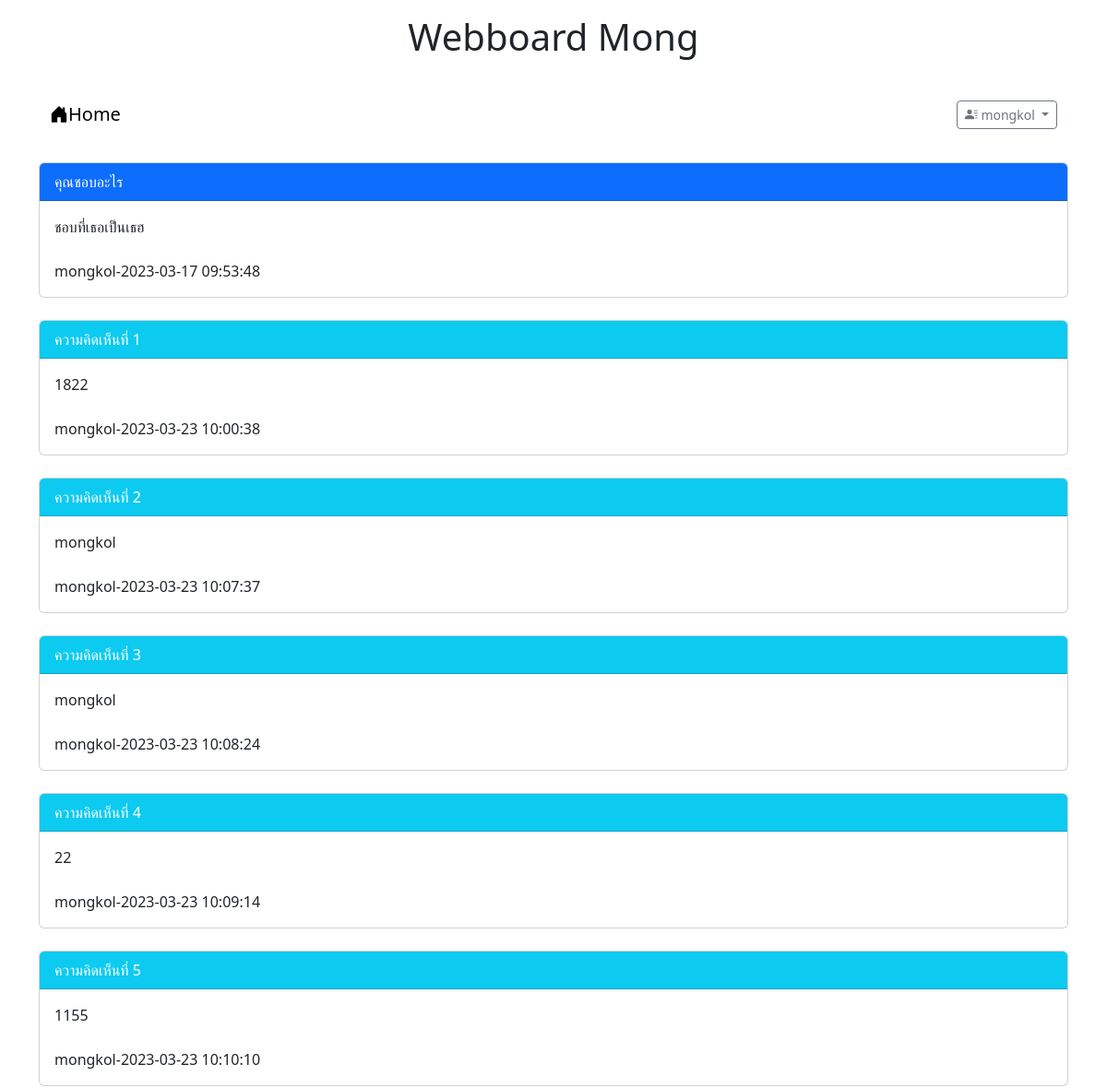
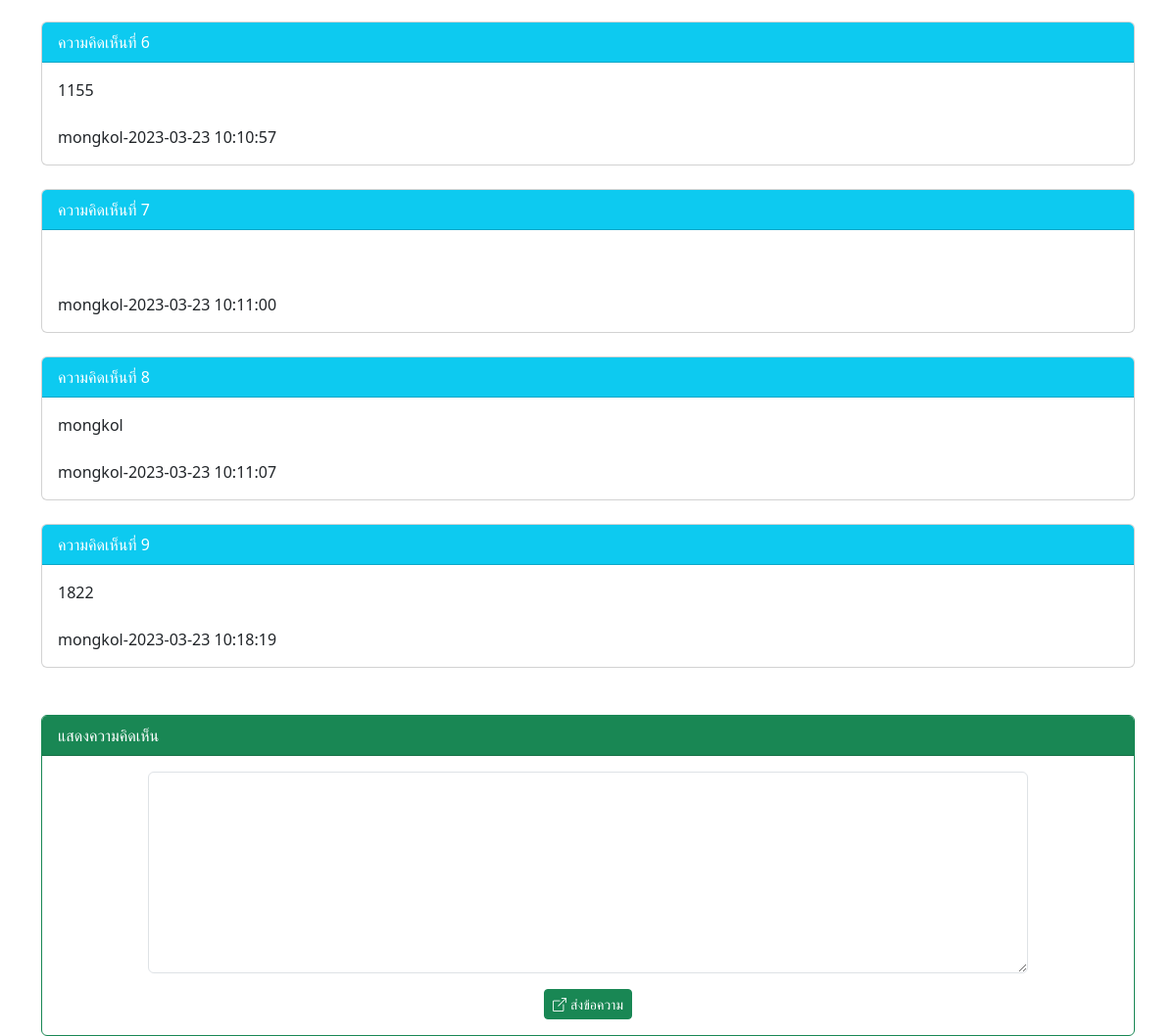
Screenshot of /php/src/post.php?id=7 (signed in) with the database file from the repository (2 pictures, top to bottom).
### tables this page shows
CREATE TABLE `post` (
  `id` int(11) NOT NULL,
  `title` varchar(128) NOT NULL,
  `content` varchar(2048) NOT NULL,
  `post_date` datetime NOT NULL,
  `cat_id` int(11) NOT NULL,
  `user_id` int(11) NOT NULL
);

CREATE TABLE `user` (
  `id` int(11) NOT NULL,
  `login` varchar(32) NOT NULL,
  `password` varchar(64) NOT NULL,
  `name` varchar(64) NOT NULL,
  `gender` char(1) NOT NULL,
  `email` varchar(32) NOT NULL,
  `role` char(1) NOT NULL
);

CREATE TABLE `comment` (
  `id` int(11) NOT NULL,
  `content` varchar(20148) NOT NULL,
  `post_date` datetime NOT NULL,
  `user_id` int(11) NOT NULL,
  `post_id` int(11) NOT NULL
);

### php/src/post.php (the view, shortened to what this page needs)
<!DOCTYPE html>
<html lang="en">
<head>
    <link href="https://cdn.jsdelivr.net/npm/bootstrap@5.3.0-alpha1/dist/css/bootstrap.min.css" rel="stylesheet"
>
    <link rel="stylesheet" href="https://cdn.jsdelivr.net/npm/bootstrap-icons@1.10.3/font/bootstrap-icons.css">
</head>
<body>
    <div class="container">
        <h1 style="text-align: center; " class="mt-3">Webboard Mong</h1>
        <br>
        <?php include "nav.php"; ?>
        <br>
        <?php
        $conn = new PDO("mysql:host=localhost;dbname=webboard;charset=utf8", "root", "");
        $sql = "SELECT t1.title,t1.content,t2.login,t1.post_date
            FROM post as t1 INNER JOIN user as t2 ON (t1.user_id=t2.id) where t1.id=$_GET[id]";
        $result = $conn->query($sql);
        while ($row = $result->fetch()) {
            echo "<div class='card bordor-primary'>";
            echo "<div class='card-header bg-primary text-white'>$row[0]</div>";
            echo "<div class='card-body '>$row[1]<br><br>$row[2]-$row[3]</div>";
            echo "</div>";
        }
        ?>
        <br>
        <?php
        $conn = new PDO("mysql:host=localhost;dbname=webboard;charset=utf8", "root", "");
        $sql = "SELECT t1.content,t2.login,t1.post_date FROM comment as t1
            INNER JOIN user as t2 On(t1.user_id = t2.id) where t1.post_id=$_GET[id]
            ORDER BY t1.post_date ";
        $result = $conn->query($sql);
        $i = 1;
        while ($row = $result->fetch()) {
            echo "<div class='card bordor-info'>";
            echo "<div class='card-header bg-info text-white'>ความคิดเห็นที่ $i</div>";
            echo "<div class='card-body '>$row[0]<br><br>$row[1]-$row[2]</div>";
            echo "</div><br>";
            $i += 1;
        }
        ?>
        <br>
        <?php if (isset($_SESSION['id'])) {
        ?>
        <div class="card text-dark bg-white border-success ">
            <div class="card-header bg-success text-white">แสดงความคิดเห็น</div>
            <div class="card-body">
                <form action="post_save.php" method="post">
                    <div class="row mb-3 justify-content-center">
                        <div class="col-lg-10">
                            <textarea name="comment" class="form-control" rows="8"></textarea>
                        </div>
                    </div>
                    <div class="row">
                        <div class="col-lg-12">
                            <center>
                                <button type="submit" class="btn btn-success btn-sm text-white">
                                    <i class="bi bi-box-arrow-up-right me-1"></i>ส่งข้อความ</button>
                            </center>
                        </div>
                    </div>
                </form>
            </div>
        </div>
        <?php } ?>
    </div>
</body>
</html>

### rows the page displays
post: title "คุณชอบอะไร", content "ชอบที่เธอเป็นเธฮ", user.login "mongkol", post_date "2023-03-17 09:53:48"
comment: content "1822", user.login "mongkol", post_date "2023-03-23 10:00:38"
comment: content "mongkol", user.login "mongkol", post_date "2023-03-23 10:07:37"
comment: content "mongkol", user.login "mongkol", post_date "2023-03-23 10:08:24"
comment: content "22", user.login "mongkol", post_date "2023-03-23 10:09:14"
comment: content "1155", user.login "mongkol", post_date "2023-03-23 10:10:10"
comment: content "1155", user.login "mongkol", post_date "2023-03-23 10:10:57"
comment: user.login "mongkol", post_date "2023-03-23 10:11:00"
comment: content "mongkol", user.login "mongkol", post_date "2023-03-23 10:11:07"
comment: content "1822", user.login "mongkol", post_date "2023-03-23 10:18:19"

### other values shown
$_SESSION['username'] "mongkol"
